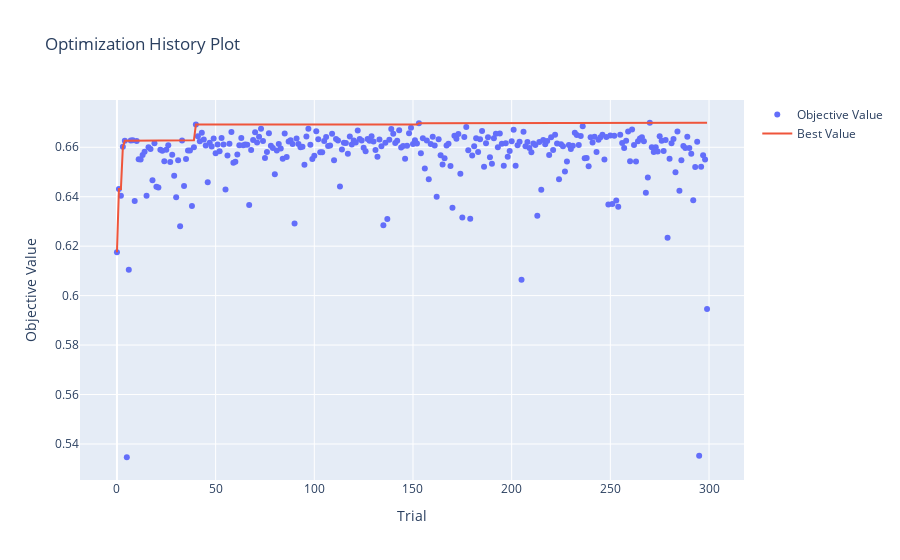

The notebook cell saved with this chart:
### Code cell
optuna.visualization.plot_optimization_history(study)

### Figure 1 — Plotly figure (JSON) as saved in the notebook; plotly's stock layout.template omitted (floating-point values rounded to 4 significant figures; data arrays with more than 128 entries replaced by an {"elided": "..."} marker saying what was removed)
{"data": [{"mode": "markers", "name": "Objective Value", "type": "scatter", "x": {"elided": "300 int values"}, "y": {"elided": "300 float values"}}, {"mode": "lines", "name": "Best Value", "type": "scatter", "x": {"elided": "300 int values"}, "y": {"elided": "300 float values"}}, {"marker": {"color": "#cccccc"}, "mode": "markers", "name": "Infeasible Trial", "showlegend": false, "type": "scatter", "x": [], "y": []}], "layout": {"title": {"text": "Optimization History Plot"}, "xaxis": {"title": {"text": "Trial"}}, "yaxis": {"title": {"text": "Objective Value"}}}}
